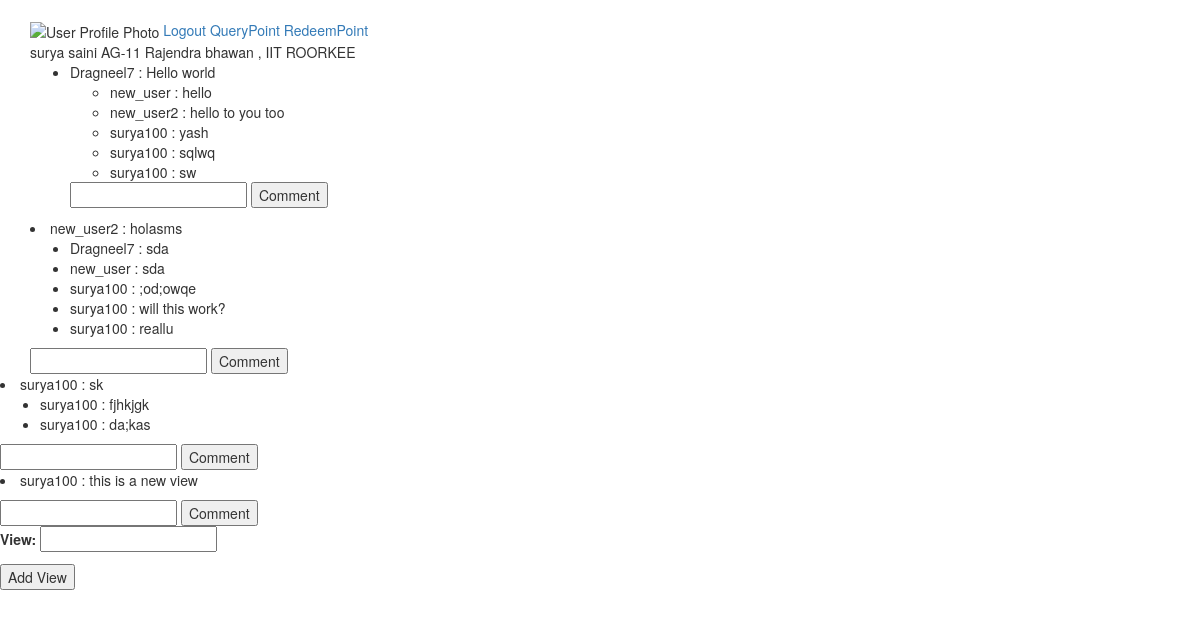
Before: /user_E/ (signed in) with the older database file.
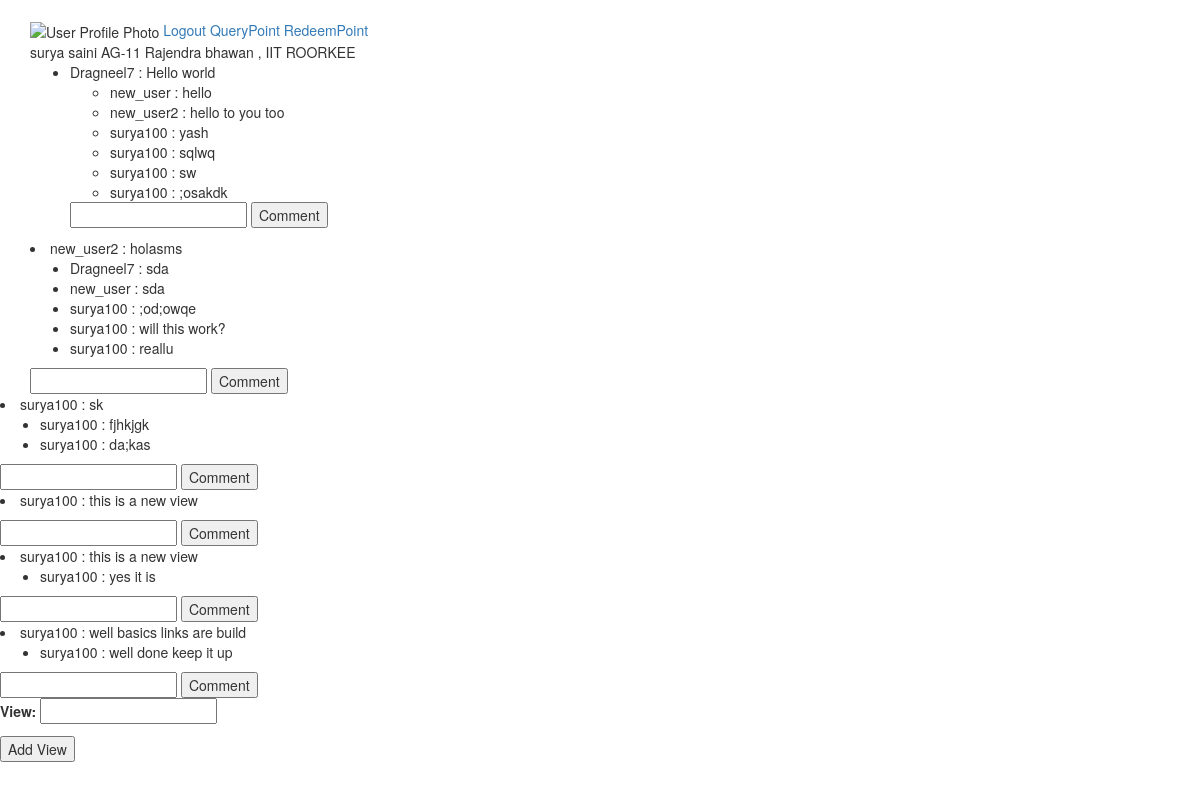
After: the same page with the newer database file.
### xena/models.py (models this page shows, shortened)
class UserProfile(models.Model):
	userprofile = models.OneToOneField(User)
	firstname = models.CharField(max_length=100)
	lastname = models.CharField(max_length =100)
	mobile = models.IntegerField()
	address = models.CharField(max_length = 300)
	family_member = models.IntegerField()
	family_children = models.IntegerField()

class View(models.Model):
	userview = models.ForeignKey(User,related_name = 'views')
	view = models.CharField(max_length = 200)
	comments = models.ManyToManyField(User,through='Comment')
	def __unicode__(self):
		return self.view

class Comment(models.Model):
	usercomment = models.ForeignKey(User)
	comment_view = models.ForeignKey(View)
	comment = models.CharField(max_length = 200)
	def __unicode__(self):
		return self.comment

### xena/views.py (the view)
# urls.py: url(r'^user_E/$',views.info_fill,name = "infofill"),
def info_fill(request):
	q = User.objects.get(username = request.user.username)
	r = UserProfile.objects.get(userprofile = q)
	view_form = ViewForm()
	comment_form = CommentForm()
	view = View.objects.all()
	print view
	context ={'user':r,'views':view,'view_form':view_form,'comment_form':comment_form}
	return render(request,'xena/user.html',context)

### xena/forms.py
class ViewForm(forms.ModelForm):
	class Meta:
		model = View
		fields = ('view',)

class CommentForm(forms.ModelForm):
	class Meta:
		model = Comment
		fields = ('comment','comment_view')

### xena/templates/xena/user.html (shortened to what this page needs)
{% extends 'xena/base.html' %}
{% block content %}
{% load static %}
	<img src = "{% static "xena/user.jpg" %}" alt = "User Profile Photo" />
	<a href = "{% url 'xena:logout' %}">Logout</a>
	<a href = "{% url 'xena:query' %}">QueryPoint</a>
	<a href = "{% url 'xena:points' %}">RedeemPoint</a>
	<div class = "user-info">
		{{ user.firstname }} {{ user.lastname}}
		{{ user.address }}
	</div>
	<div class  = "common-feeds">
		<ul>
			{% for view in views %}
				<li>{{view.userview  }} : {{ view }}</li>
				<ul>
				{% for comment in view.comment_set.all %}
					<li> {{ comment.usercomment }} : {{ comment }} </li>
				{% endfor %}
				</ul>
			<div class = "community-feeds">
			<form method = "POST" action="/comment_save/" >{% csrf_token %}
			<input type=text name="comment"></input>
	<button type="submit">Comment</button></form>
</div>
	</div>
			{% endfor %}
	<div class = "user-feeds">
		<div class = "personal-feeds">
			<form method = "POST" action="/view_save/">{% csrf_token %}
				{{ view_form.as_p }}					<button type="submit">Add View </button>
	</form>
	</div>
{% endblock content %}

### xena/templates/xena/base.html (shortened to what this page needs)
<!DOCTYPE html>
<html lang="en">
<head>
  <link href="//maxcdn.bootstrapcdn.com/bootstrap/3.3.7/css/bootstrap.min.css" rel="stylesheet">
</head>
<body>
  <div class="container">
    <br>
    {% block content %}{% endblock content %}
  </div>
</body>
</html>

Changed rows visible on the page:
added Comment: usercomment "surya100", comment ";osakdk", shown under View "Hello world"
added View: userview "surya100", view "this is a new view"
added Comment: usercomment "surya100", comment "yes it is"
added View: userview "surya100", view "well basics links are build"
added Comment: usercomment "surya100", comment "well done keep it up"
